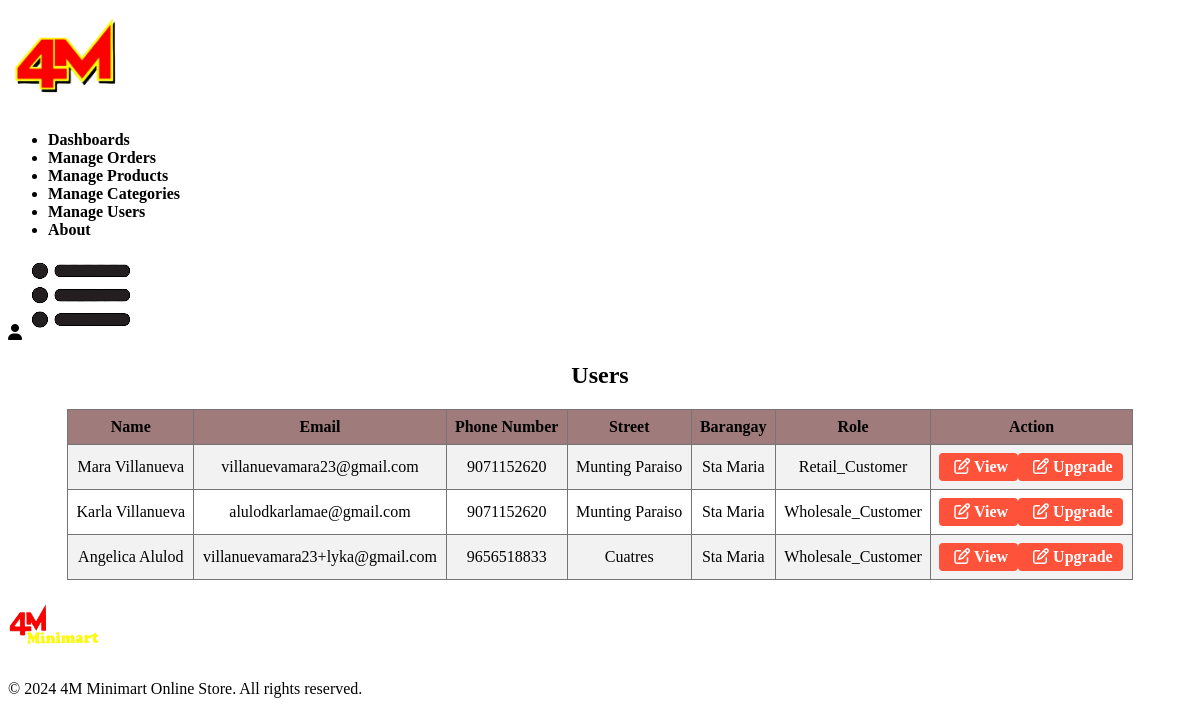
Screenshot of /admin/user.php with the database file from the repository.
### tables this page shows
CREATE TABLE `users` (
  `user_id` int(11) NOT NULL,
  `first_name` varchar(50) NOT NULL,
  `last_name` varchar(50) NOT NULL,
  `phone_number` varchar(20) NOT NULL,
  `username` varchar(50) NOT NULL,
  `email` varchar(50) NOT NULL,
  `password` varchar(255) NOT NULL,
  `confirm_password` varchar(255) NOT NULL,
  `role` varchar(45) NOT NULL,
  `address_id` int(11) NOT NULL,
  `verification_code` varchar(20) DEFAULT NULL,
  `status` enum('not_verified','verified') NOT NULL DEFAULT 'not_verified',
  `reset_code` int(11) NOT NULL
);

CREATE TABLE `address` (
  `address_id` int(11) NOT NULL,
  `street` varchar(225) NOT NULL,
  `barangay` varchar(225) NOT NULL,
  `municipality` varchar(225) NOT NULL
);

### admin/user.php (the view, shortened to what this page needs)
<?php
require '../DB/db_con.php';
try {
    $sql = "SELECT *
            FROM users
            INNER JOIN address ON users.address_id = address.address_id
            WHERE role IN ('Retail_customer', 'Wholesale_Customer')";
    $stmt = $pdo->prepare($sql);
    $stmt->execute();
    $users = $stmt->fetchAll(PDO::FETCH_ASSOC);
} catch (PDOException $e) {
    die("PDOException: " . $e->getMessage());
} catch (Exception $e) {
    die("Error: " . $e->getMessage());
}
?>
<!DOCTYPE html>
<html lang="en">
<head>
    <link rel="stylesheet" href="https://stackpath.bootstrapcdn.com/font-awesome/4.7.0/css/font-awesome.min.css">
    <link rel="stylesheet" href="../scss/style.scss">
</head>
<body>
<div class="header">
    <div class="container">
        <div class="navbar">
        <div class="logo">
            <a href="http://localhost/E-commerce/admin/admin_dash.php">
                <img src="../images/Logo.png" class= "pic" width="125">
            </a>
        </div>
        <nav id="menuItems">
        <ul>
        <li><a href="http://localhost/E-commerce/admin/admin_dash.php">Dashboards</a></li>
            <li><a href="http://localhost/E-commerce/admin/manage_order.php">Manage Orders</a></li>
            <li><a href="http://localhost/E-commerce/admin/products.php">Manage Products</a></li>
            <li><a href="http://localhost/E-commerce/admin/category.php">Manage Categories</a></li>
            <li><a href="http://localhost/E-commerce/admin/user.php">Manage Users</a></li>
            <li><a href="http://localhost/E-commerce/admin/about.php">About</a></li>
        </ul>
        </nav>
        <div class="setting-sec">
            <a href="http://localhost/E-commerce/Account.php">
            <i class="fa-solid fa-user"></i>
            </a>
        <img src="../images/menu.png" class="menu-icon" onclick="menutoggle()">
        </div>
    </div>
    </div>
</div>
<div class="user-container">
    <h2 style="text-align: center;">Users</h2>
    <table>
        <tr>
            <th>Name</th>
            <th>Email</th>
            <th>Phone Number</th>
            <th>Street</th>
            <th>Barangay</th>
            <th>Role</th>
            <th>Action</th>
        </tr>
        <?php foreach ($users as $customer) : ?>
            <tr>
            <td><?php echo $customer['first_name'] . ' ' . $customer['last_name']; ?></td>
                <td><?php echo $customer['email']; ?></td>
                <td><?php echo $customer['phone_number']; ?></td>
                <td><?php echo $customer['street']; ?></td>
                <td><?php echo $customer['barangay']; ?></td>
                <td><?php echo $customer['role']; ?></td>
                <td>
                    <a href="http://localhost/E-commerce/admin/view_user_order.php?user_id=<?php echo $customer['user_id']; ?>" class="edit-button" style="margin-right: 10px;"><i class="fa fa-edit"></i> View</a>
                    <a href="http://localhost/E-commerce/admin/upgrade_user.php?user_id=<?php echo $customer['user_id']; ?>" class="edit-button"><i class="fa fa-edit"></i> Upgrade</a>
                </td>
            </tr>
        <?php endforeach; ?>
    </table>
</div>
<footer>
    <div class="container">
        <div class="row">
            <div class="footer-col-1">
            <img src="../images/logo2.png" width="100px" height="60px">
            </div>
            <div class="footer-col-2">
            <p>&copy; <?php echo date('Y'); ?> 4M Minimart Online Store. All rights reserved.</p>
            </div>
        </div>
    </div>
</footer>
</html>
</body>

### admin/user.php (style rules this page uses)
.user-container { min-height: calc(100% - 255px); }
a { text-decoration: none; color: #000000; font-weight: bold; }
table { width: 90%; border-collapse: collapse; margin: 20px auto; }
th, td { border: 1px solid #767575; padding: 8px; text-align: center; }
th { background-color: #9f7b7b; color: Black; text-align: center; }
tr:nth-child(even) { background-color: #f2f2f2; }
.edit-button, .btn-close { display: table-cell; padding: 5px 10px; border-radius: 4px; text-decoration: none; margin-right: 5px; }
.edit-button { background-color: #ff523b; color: white; }
.fa { margin-left: 5px; display: inline-block; font: normal normal normal 14px/1 FontAwesome; font-size: inherit; text-rendering: auto; -webkit-font-smoothing: antialiased; -moz-osx-font-smoothing: grayscale }

### rows the page displays
users: first_name "Mara", last_name "Villanueva", email "villanuevamara23@gmail.com", phone_number "9071152620", address.street "Munting Paraiso", address.barangay "Sta Maria", role "Retail_Customer"
users: first_name "Karla", last_name "Villanueva", email "alulodkarlamae@gmail.com", phone_number "9071152620", address.street "Munting Paraiso", address.barangay "Sta Maria", role "Wholesale_Customer"
users: first_name "Angelica", last_name "Alulod", email "villanuevamara23+lyka@gmail.com", phone_number "9656518833", address.street "Cuatres", address.barangay "Sta Maria", role "Wholesale_Customer"
